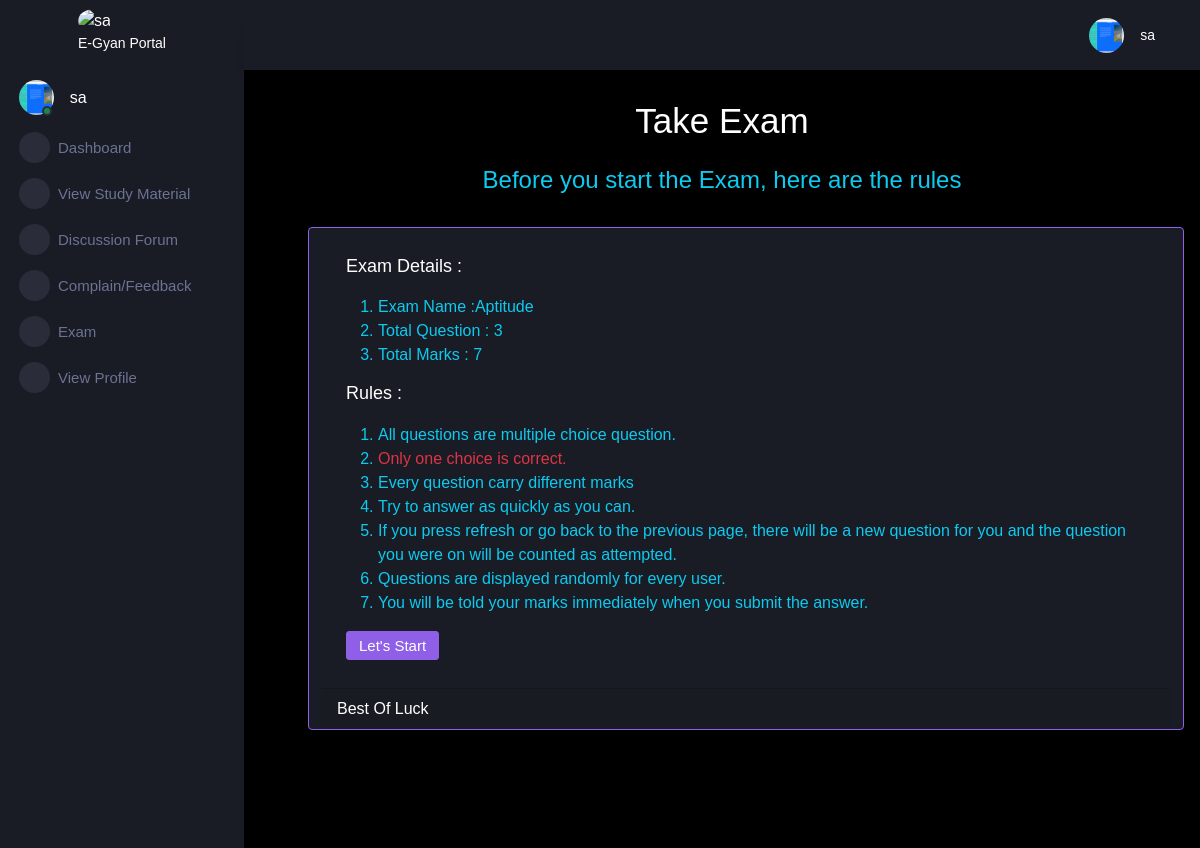
The page /studentapp/takeexam/5 (signed in) on the database its author committed.
### nouapp/models.py (models this page shows)
class Student(models.Model):
    rollno=models.IntegerField(primary_key=True)
    name=models.CharField(max_length=50)
    fname=models.CharField(max_length=50)
    mname=models.CharField(max_length=50)
    gender=models.CharField(max_length=6)
    address=models.TextField()
    program=models.CharField(max_length=50)
    branch=models.CharField(max_length=50)
    year=models.CharField(max_length=50)
    contactno=models.CharField(max_length=10)
    emailaddress=models.CharField(max_length=50)
    regdate=models.CharField(max_length=30)
    profile_pic= models.ImageField(upload_to='profile')

### adminapp/models.py (models this page shows, shortened)
class Course(models.Model):
    course_name=models.CharField(max_length=50)
    question_number=models.PositiveIntegerField()
    total_marks=models.PositiveIntegerField()

### studentapp/views.py (the view)
# urls.py: path('takeexam/<pk>',views.takeexam,name='takeexam'),
@cache_control(no_cache=True,must_revalidate=True,no_store=True)#(no_cache=True)for not saving cache(must_revalidate=True)for revalidating with server  (no_store=True)for not storing any data
def takeexam(request,pk):
    try:
        if request.session['rollno']!=None:
            rollno=request.session['rollno']
            stu=Student.objects.get(rollno=rollno)
            course=Course.objects.get(id=pk)
            total_questions=qp.objects.all().filter(course=course).count()
            questions=qp.objects.all().filter(course=course)
            total_marks=0
            for q in questions:
                total_marks=total_marks + q.marks
            return render(request,"takeexam.html",{'stu':stu,'course':course,'total_questions':total_questions,'total_marks':total_marks })
    except KeyError:
        return redirect('nouapp:login')

### studentapp/templates/takeexam.html (shortened to what this page needs)
{% extends "studentparent.html" %}
{% block body %}
    <div class="row">
        <div class="col-sm-12">
            <h1 style="text-align:center;">Take Exam</h1>
            <div class="container my-4">
                <div class="jumbotron">
                      <h3 class="text-info text-center">Before you start the Exam, here are the rules</h3>
                    <div class="row">
                        <div class="card border-info mx-4 my-4">
                            <div class="card-body text-info">
                                <h4 class="card-title">Exam Details :</h4>
                                    <ul style="list-style:decimal;">
                                        <li>Exam Name :{{course.course_name}}</li>
                                        <li>Total Question : {{total_questions}}</li>
                                        <li>Total Marks : {{total_marks}}</li>
                                    </ul>
                                <h4 class="card-title">Rules :</h4>
                                    <ul style="list-style:decimal;">
                                        <li>All questions are multiple choice question.</li>
                                        <li><span class="text-danger">Only one choice is correct.</span></li>
                                        <li>Every question carry different marks
                                        </li>
                                        <li>Try to answer as quickly as you can.</li>
                                        <li>If you press refresh or go back to the previous page, there will be a new question for you and the question you were on will be counted as attempted.</li>
                                        <li>Questions are displayed randomly for every user.</li>
                                        <li>You will be told your marks immediately when you submit the answer.</li>
                                    </ul>
                                <a href="{% url 'studentapp:startexam' course.id  %}" class="btn btn-info">Let's Start</a>
                            </div>
                            <div class="card-footer">Best Of Luck</div>
                        </div>
                    </div>
                </div>
            </div>
        </div>
    </div>
{% endblock body %}

### studentapp/templates/studentparent.html (shortened to what this page needs)
<!DOCTYPE html>
<html lang="en">
    {% load static %}
<head>
    <link rel="stylesheet" href="{% static 'assets/vendors/mdi/css/materialdesignicons.min.css' %}">
    <link rel="stylesheet" href="{% static 'assets/vendors/css/vendor.bundle.base.css' %}">
    <link rel="stylesheet" href="{% static 'assets/vendors/jvectormap/jquery-jvectormap.css' %}">
    <link rel="stylesheet" href="{% static 'assets/vendors/flag-icon-css/css/flag-icon.min.css' %}">
    <link rel="stylesheet" href="{% static 'assets/vendors/owl-carousel-2/owl.carousel.min.css' %}">
    <link rel="stylesheet" href="{% static 'assets/vendors/owl-carousel-2/owl.theme.default.min.css' %}">
    <link rel="stylesheet" href="{% static 'assets/css/style.css' %}">
</head>
<body>
    <div class="container-scroller">
      <nav class="sidebar sidebar-offcanvas" id="sidebar">
          <div class="sidebar-brand-wrapper  d-none d-lg-flex align-items-center justify-content-center fixed-top">
            <span>
              <img class="img-xs rounded-circle mt-2" src={% static "assets/images/u1.png" %}  alt="{{stu.name}}">
             <p> E-Gyan Portal</p>
            </span>
          </div>
          <ul class="nav">
            <li class="nav-item profile">
              <div class="profile-desc">
                <div class="profile-pic">
                  <div class="count-indicator">
                    <img class="img-xs rounded-circle " src="{{stu.profile_pic.url }}" alt="{{stu.name}}">
                    <span class="count bg-success"></span>
                  </div>
                  <div class="profile-name">
                    <h5 class="mb-0 font-weight-normal">{{stu.name}}</h5>
                  </div>
                </div>
                <a href="#" id="profile-dropdown" data-bs-toggle="dropdown"><i class="mdi mdi-dots-vertical"></i></a>
              </div>
            </li>
            <li class="nav-item menu-items">
              <a class="nav-link" href="#">
                <span class="menu-icon">
                  <i class="mdi mdi-speedometer"></i>
                </span>
                <span class="menu-title">Dashboard</span>
              </a>
            </li>
           <li class="nav-item menu-items">
              <a class="nav-link" href="{%url 'studentapp:viewmat' %}">
                <span class="menu-icon">
                  <i class="mdi mdi-playlist-play"></i>
                </span>
                <span class="menu-title">View Study Material</span>
              </a>
            </li>
            <li class="nav-item menu-items">
              <a class="nav-link" href="{%url 'studentapp:postquestion'%}">
                <span class="menu-icon">
                  <i class="mdi mdi-playlist-play"></i>
                </span>
                <span class="menu-title">Discussion Forum</span>
              </a>
            </li>
            <li class="nav-item menu-items">
              <a class="nav-link" href="{%url 'studentapp:response' %}">
                <span class="menu-icon">
                  <i class="mdi mdi-playlist-play"></i>
                </span>
                <span class="menu-title">Complain/Feedback</span>
              </a>
            </li>
            <li class="nav-item menu-items">
              <a class="nav-link" href="{%url 'studentapp:studentexam' %}">
                <span class="menu-icon">
                  <i class="mdi mdi-playlist-play"></i>
                </span>
                <span class="menu-title">Exam</span>
              </a>
            </li>
            <li class="nav-item menu-items">
              <a class="nav-link" href="{%url 'studentapp:viewprofile' %}">
                <span class="menu-icon">
                  <i class="mdi mdi-playlist-play"></i>
                </span>
                <span class="menu-title">View Profile</span>
              </a>
            </li>
          </ul>
        </nav>
        <div class="container-fluid page-body-wrapper">
          <nav class="navbar p-0 fixed-top d-flex flex-row">
            <div class="navbar-menu-wrapper flex-grow d-flex align-items-stretch">
              <button class="navbar-toggler navbar-toggler align-self-center" type="button" data-toggle="minimize">
                <span class="mdi mdi-menu"></span>
              </button>
              <ul class="navbar-nav navbar-nav-right">
                <li class="nav-item dropdown">
                  <a class="nav-link" id="profileDropdown" href="#" data-bs-toggle="dropdown">
                    <div class="navbar-profile">
                      <img class="img-xs rounded-circle" src="{{ stu.profile_pic.url }}" alt="">
                      <p class="mb-0 d-none d-sm-block navbar-profile-name">{{stu.name}}</p>
                      <i class="mdi mdi-menu-down d-none d-sm-block"></i>
                    </div>
                  </a>
                </li>
              </ul>
            </div>
          </nav>
          <div class="main-panel">
            <div class="content-wrapper">
              {% block body %}
              {% endblock body %}
            </div>
            <footer class="footer">
            </footer>
          </div>
        </div>
      </div>
</body>
</html>

### rows shown on the page
Student: profile_pic (picture), name "sa"
Course: course_name "Aptitude"

### other values the page prints
{{ total_questions }} "3"
{{ total_marks }} "7"
